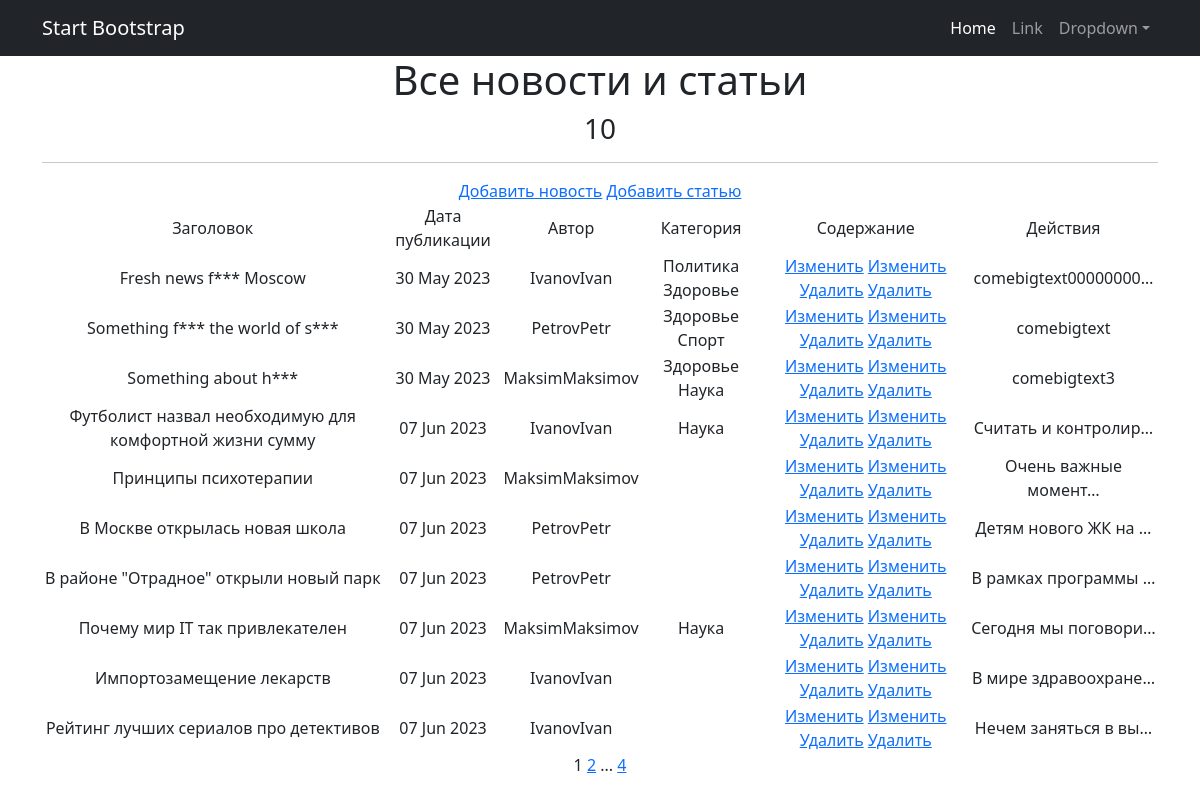
The page /content/ (signed in) on the database its author committed.
### Composition/models.py (models this page shows, shortened)
class Post(models.Model):
    NEWS = 'NW'
    ARTICLE = 'AR'
    author = models.ForeignKey(Author, on_delete=models.CASCADE)
    postType = models.CharField(max_length=2, choices=POST_TYPES, default=NEWS)
    addTime = models.DateTimeField(auto_now_add=True)
    postCategory = models.ManyToManyField("Category", through='PostCategory')
    title = models.CharField(max_length=128)
    content = models.TextField()
    postRating = models.SmallIntegerField(default=0)

class Author(models.Model):
    authorUser = models.OneToOneField(User, on_delete=models.CASCADE)
    authorRating = models.SmallIntegerField(default=0)
    def __str__(self):
        return f'{self.authorUser}'

class Category(models.Model):
    categoryName = models.CharField(max_length=64, unique=True)
    subscribes = models.ManyToManyField(User, blank=True)

### Composition/views.py (the view)
# urls.py: path('', NewsList.as_view(), name='news_list'),
class NewsList(ListView):
    model = Post
    ordering = 'addTime'
    template_name = 'all_news.html'
    context_object_name = 'all_news'
    paginate_by = 10
    def get_queryset(self):
        queryset = super().get_queryset()
        self.filterset = PostFilter(self.request.GET, queryset)
        return self.filterset.qs
    def get_context_data(self, **kwargs):
        context = super().get_context_data(**kwargs)
        context['add_time'] = Post.addTime
        context['filterset'] = self.filterset
        return context

### Composition/templatetags/custom_filters.py (called while the page is built)
@register.filter()
def censor(content):
    text = content.split()
    for i, word in enumerate(text):
        if word in bad_words:
            text[i] = word[0] + '***'
    return ' '.join(text)

### Composition/templatetags/custom_tags.py (called while the page is built)
@register.simple_tag(takes_context=True)
def url_replace(context, **kwargs):
   d = context['request'].GET.copy()
   for k, v in kwargs.items():
       d[k] = v
   return d.urlencode()

### templates/all_news.html (shortened to what this page needs)
{% extends 'flatpages/default.html' %}
{% load custom_filters %}
{% load custom_tags %}
{% block content %}
<h1>Все новости и статьи</h1>
<h3>{{ all_news|length }}</h3>
<hr>
    {% if perms.Composition.news_create %}
    <a href="{% url 'news_create' %}">Добавить новость</a>
    {% endif %}
    {% if perms.Composition.article_create %}
    <a href="{% url 'article_create' %}">Добавить статью</a>
    {% endif %}
   {% if all_news %}
       <table>
           <tr>
               <td>Заголовок</td>
               <td>Дата публикации</td>
               <td>Автор</td>
               <td>Категория</td>
               <td>Содержание</td>
               {% if perms.Composition.news_update or perms.Composition.article_delete or perms.Composition.news_delete or perms.Composition.article_delete  %}
               <td>Действия</td>
               {% endif %}
           </tr>
           {% for news in all_news %}
           <tr>
               <td>{{ news.title|censor }}</td>
               <td>{{ news.addTime|date:'d M Y'}}</td>
               <td>{{ news.author }}</td>
                <td>{% for cat in news.postCategory.all %}
                    {{ cat.categoryName }}
                     {% endfor %}
                </td>
               <td>
                    {% if perms.Composition.news_update %}
                    <a href="{% url 'news_update' pk=news.id %}">Изменить</a>
                    {% endif %}
                    {% if perms.Composition.article_update %}
                    <a href="{% url 'article_update' pk=news.id %}">Изменить</a>
                    {% endif %}
                    {% if perms.Composition.news_delete %}
                    <a href="{% url 'news_delete' pk=news.id %}">Удалить</a>
                    {% endif %}
                    {% if perms.Composition.article_delete %}
                    <a href="{% url 'article_delete' pk=news.id %}">Удалить</a>
                    {% endif %}
                </td>
               <td>{{ news.content|truncatechars:20|censor }}</td>
           </tr>
           {% endfor %}
       </table>
   {% else %}
       <h2>Статей и новостей нет!</h2>
   {% endif %}
   {{ page_obj.number }}
   {% if page_obj.has_next %}
       <a href="?{% url_replace page=page_obj.next_page_number %}">{{ page_obj.next_page_number }}</a>
       {% if paginator.num_pages != page_obj.next_page_number %}
           ...
           <a href="?{% url_replace page=page_obj.paginator.num_pages %}">{{ page_obj.paginator.num_pages }}</a>
       {% endif %}
   {% endif %}
{% endblock content %}

### rows shown on the page
Post: title|censor "Fresh news f*** Moscow", addTime "30 May 2023", author "IvanovIvan", content|censor "comebigtext00000000…"
Category: categoryName "Политика"
Category: categoryName "Здоровье"
Post: title|censor "Something f*** the world of s***", addTime "30 May 2023", author "PetrovPetr", content|censor "comebigtext"
Category: categoryName "Спорт"
Post: title|censor "Something about h***", addTime "30 May 2023", author "MaksimMaksimov", content|censor "comebigtext3"
Category: categoryName "Наука"
Post: title|censor "Футболист назвал необходимую для комфортной жизни сумму", addTime "07 Jun 2023", author "IvanovIvan", content|censor "Считать и контролир…"
Post: title|censor "Принципы психотерапии", addTime "07 Jun 2023", author "MaksimMaksimov", content|censor "Очень важные момент…"
Post: title|censor "В Москве открылась новая школа", addTime "07 Jun 2023", author "PetrovPetr", content|censor "Детям нового ЖК на …"
Post: title|censor "В районе \"Отрадное\" открыли новый парк", addTime "07 Jun 2023", author "PetrovPetr", content|censor "В рамках программы …"
Post: title|censor "Почему мир IT так привлекателен", addTime "07 Jun 2023", author "MaksimMaksimov", content|censor "Сегодня мы поговори…"
Post: title|censor "Импортозамещение лекарств", addTime "07 Jun 2023", author "IvanovIvan", content|censor "В мире здравоохране…"
Post: title|censor "Рейтинг лучших сериалов про детективов", addTime "07 Jun 2023", author "IvanovIvan", content|censor "Нечем заняться в вы…"

### other values the page prints
{{ all_news|length }} "10"
{{ page_obj.number }} "1"
{{ page_obj.next_page_number }} "2"
{{ page_obj.paginator.num_pages }} "4"
